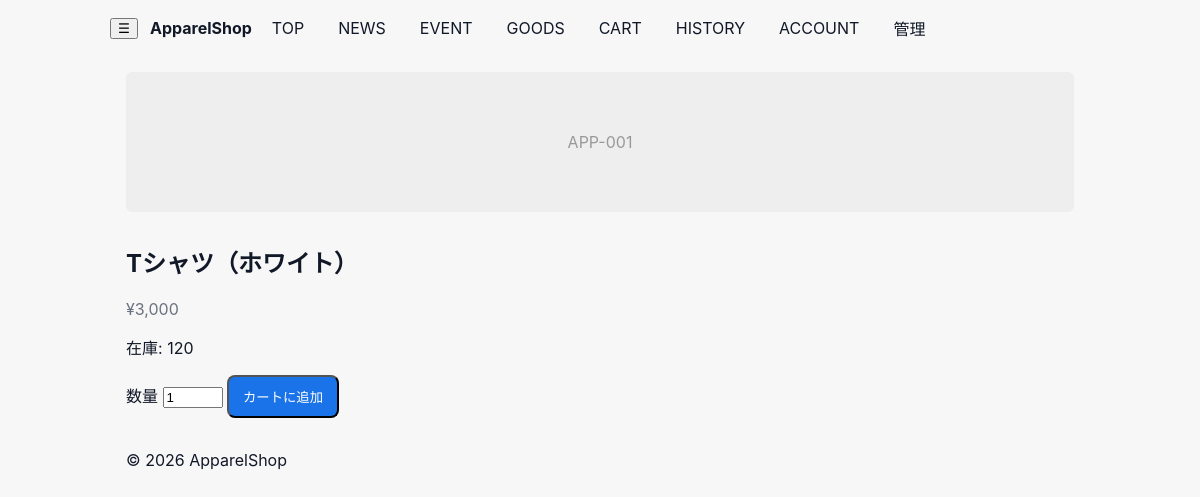
/product/APP-001, run on the app's committed database.
### tables this page shows
CREATE TABLE products(id TEXT PRIMARY KEY, name TEXT, price INTEGER, stock INTEGER, meta TEXT);

### app.py (the view)
@app.route('/product/<product_id>')
def product_detail(product_id):
    db = get_db(); cur = db.cursor()
    cur.execute('SELECT id, name, price, stock FROM products WHERE id=?', (product_id,))
    row = cur.fetchone()
    if not row:
        return 'Product not found', 404
    return render_template('product.html', product=dict(row))

### app.py (called while the page is built)
def get_db():
    db = getattr(g, '_database', None)
    if db is None:
        db = g._database = sqlite3.connect(DB_PATH)
        db.row_factory = sqlite3.Row
    return db

@app.teardown_appcontext
def close_conn(exc):
    db = getattr(g, '_database', None)
    if db is not None:
        db.close()

### templates/product.html (shortened to what this page needs)
{% extends "base.html" %}
{% block content %}
  <div class="product">
    <div class="gallery">
      <div class="thumb big">{{ product.id }}</div>
    </div>
    <div class="meta">
      <h2>{{ product.name }}</h2>
      <div class="price">¥{{ '{:,}'.format(product.price) }}</div>
      <p>在庫: {{ product.stock }}</p>
      <form id="add-form">
        <label>数量 <input type="number" id="qty" name="qty" value="1" min="1" style="width:60px"></label>
        <button type="button" id="btn-add" class="cta">カートに追加</button>
      </form>
    </div>
  </div>
{% endblock %}

### static/css/styles.css (style rules this page uses)
:root { --bg:#f7f7f7; --surface:#ffffff; --text:#111827; --muted:#6b7280; --accent:#1a73e8; --accent-2:#ff6b6b; }
* { box-sizing:border-box }
body { font-family:Inter, system-ui, -apple-system, 'Noto Sans JP', 'Hiragino Kaku Gothic ProN', 'Yu Gothic', sans-serif;margin:0;background:var(--bg);color:var(--text); }
.cta { background:var(--accent);color:#fff;padding:10px 14px;border-radius:8px;text-decoration:none;display:inline-block }
.thumb { background:#eee;height:140px;display:flex;align-items:center;justify-content:center;border-radius:6px;color:#999 }
.price { color:var(--muted);margin-top:6px }
.product { display:flex;flex-direction:column;gap:12px }
.product .gallery { width:100% }

### data on the page
products: id "APP-001", name "Tシャツ（ホワイト）", price "3,000", stock "120"
